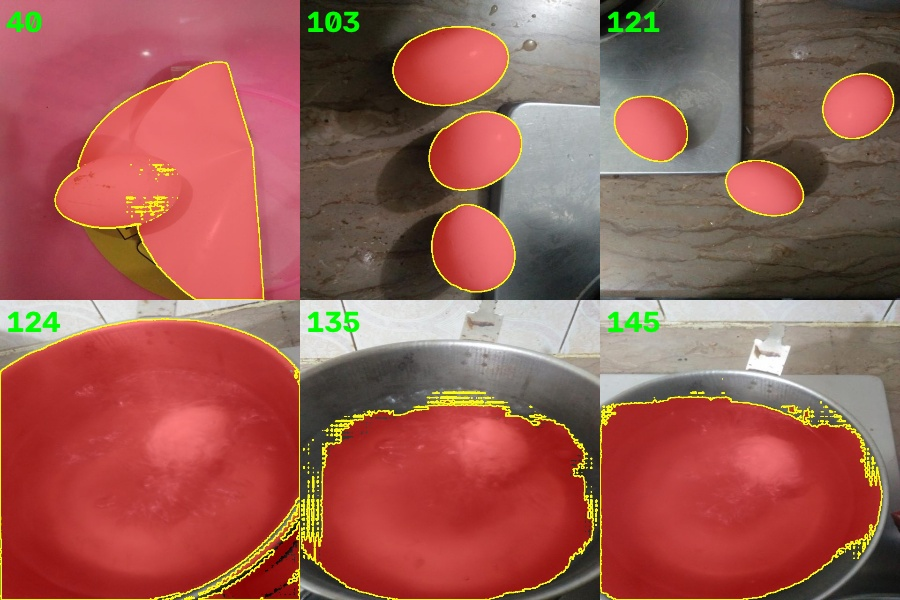
#> input picture report/img/task1_examples.jpg, 900 x 600 px, given as the content of the folder data/egg_v1, which was not available
$ python segment.py
#> lines starting #> are read from the running program, lines starting #| are printed output that depends on the picture; after the words box and inside, x2 and y2 are one past the last pixel; in counts of white or black regions, pixels touching at a corner belong together; pictures that were not available may be replaced by others from this repository, and a replacement may not be noted
"""
Task 2 - Classical (non-deep-learning) egg segmentation.  [v2]

Why v2: v1 thresholded a "whiteness" map, but the egg is often NOT the
brightest thing (white bags, sinks, sparkly ash are brighter), so it missed
eggs entirely. v2 extracts the foreground OBJECT with GrabCut seeded from the
image border (brightness-independent), then keeps only EGG-SHAPED components
(convex / elliptical / right size). A whiteness pass is added as a second
candidate source for low-contrast cases, and duplicates are merged by IoU.

The experiment log that led here is in task2_classical/experiments.md.

Run:
  python task2_classical/segment.py --data data/egg_v1 --out outputs/task2
  (add --fast to skip the whiteness augmentation / speed up)
Outputs per image:  binary/<stem>.png, instance/<stem>.png, overlay/<stem>.jpg
"""
import argparse, glob, os
import numpy as np
import cv2
from scipy.ndimage import binary_fill_holes

P = dict(amin=500, amax_frac=0.80,
         solidity=0.85, ellfit=0.72, aspect=0.38,
         open_k=7, gc_iter=5, inset=0.06, augment=True)

def whiteness(bgr):
    hsv = cv2.cvtColor(bgr, cv2.COLOR_BGR2HSV).astype(np.float32)
    return (hsv[:, :, 2] / 255.0 * (1 - hsv[:, :, 1] / 255.0) * 255).astype(np.uint8)

def ccs(mask, amin):
    mask = mask.astype(np.uint8)
    n, lab, _, _ = cv2.connectedComponentsWithStats(mask, 8)
    return [binary_fill_holes(lab == i) for i in range(1, n) if (lab == i).sum() >= amin]

def grabcut_border(bgr, inset, iters):
    H, W = bgr.shape[:2]
    m = np.zeros((H, W), np.uint8)
    bg, fg = np.zeros((1, 65), np.float64), np.zeros((1, 65), np.float64)
    rect = (int(inset * W), int(inset * H), int((1 - 2 * inset) * W), int((1 - 2 * inset) * H))
    try:
        cv2.grabCut(bgr, m, rect, bg, fg, iters, cv2.GC_INIT_WITH_RECT)
    except Exception:
        return np.zeros((H, W), bool)
    return (m == 1) | (m == 3)

def egg_metrics(blob):
    cnts, _ = cv2.findContours(blob.astype(np.uint8), cv2.RETR_EXTERNAL, cv2.CHAIN_APPROX_SIMPLE)
    cnt = max(cnts, key=cv2.contourArea)
    area = cv2.contourArea(cnt)
    hull = cv2.contourArea(cv2.convexHull(cnt))
    sol = area / hull if hull > 0 else 0.0
    ell = asp = 0.0
    if len(cnt) >= 5:
        (_, _), (MA, ma), _ = cv2.fitEllipse(cnt)
        e = np.pi * MA * ma / 4
        ell = min(area, e) / max(area, e) if e > 0 else 0.0
        asp = min(MA, ma) / max(MA, ma) if max(MA, ma) > 0 else 0.0
    return area, sol, ell, asp

def segment(bgr, p=P):
    H, W = bgr.shape[:2]
    K = cv2.getStructuringElement(cv2.MORPH_ELLIPSE, (p["open_k"],) * 2)

    cand = []
    fg = grabcut_border(bgr, p["inset"], p["gc_iter"])
    fg = cv2.morphologyEx(fg.astype(np.uint8), cv2.MORPH_OPEN, K)
    cand += ccs(fg * 255, p["amin"])
    if p["augment"]:
        w = whiteness(bgr)
        for pct in (78, 90):
            th = (w >= np.percentile(w, pct)).astype(np.uint8) * 255
            th = cv2.morphologyEx(th, cv2.MORPH_OPEN, K)
            cand += ccs(th, p["amin"])

    amax = p["amax_frac"] * H * W
    scored = []
    for c in cand:
        a, sol, ell, asp = egg_metrics(c)
        passes = (p["amin"] <= a <= amax and sol >= p["solidity"]
                  and ell >= p["ellfit"] and asp >= p["aspect"])
        scored.append((sol * ell * np.sqrt(a), passes, c))
    scored.sort(key=lambda x: -x[0])

    kept = []
    for score, passes, c in scored:
        if not passes:
            continue
        if any((c & k).sum() > 0.5 * min(c.sum(), k.sum()) for k in kept):  # NMS
            continue
        kept.append(c)
    if not kept and scored:              # fallback: best single blob
        kept = [scored[0][2]]

    inst = np.zeros((H, W), np.uint16)
    for i, c in enumerate(sorted(kept, key=lambda b: -b.sum()), 1):
        inst[c & (inst == 0)] = i
    return inst

def save_overlay(bgr, inst, path):
    out = bgr.copy()
    for lab in range(1, int(inst.max()) + 1):
        cnts, _ = cv2.findContours((inst == lab).astype(np.uint8),
                                   cv2.RETR_EXTERNAL, cv2.CHAIN_APPROX_SIMPLE)
        cv2.drawContours(out, cnts, -1, (0, 255, 0), 2)
    cv2.imwrite(path, out)

def main():
    ap = argparse.ArgumentParser()
    ap.add_argument("--data", default="data/egg_v1")
    ap.add_argument("--out", default="outputs/task2")
    ap.add_argument("--fast", action="store_true", help="skip whiteness augmentation")
    args = ap.parse_args()
    if args.fast:
        P["augment"] = False

    files = []
    for e in ("*.jpg", "*.jpeg", "*.png"):
        files += glob.glob(os.path.join(args.data, "**", e), recursive=True)
    files = sorted(set(files))
    for sub in ("binary", "instance", "overlay"):
        os.makedirs(os.path.join(args.out, sub), exist_ok=True)

    for i, f in enumerate(files, 1):
        stem = os.path.splitext(os.path.basename(f))[0]
        bgr = cv2.imread(f)
#> bgr is the input picture: shape (600, 900, 3); mean B, G, R 83.3, 91.7, 155.3
        inst = segment(bgr)
#> in segment, `fg = grabcut_border(bgr, p["inset"], p["gc_iter"])`:
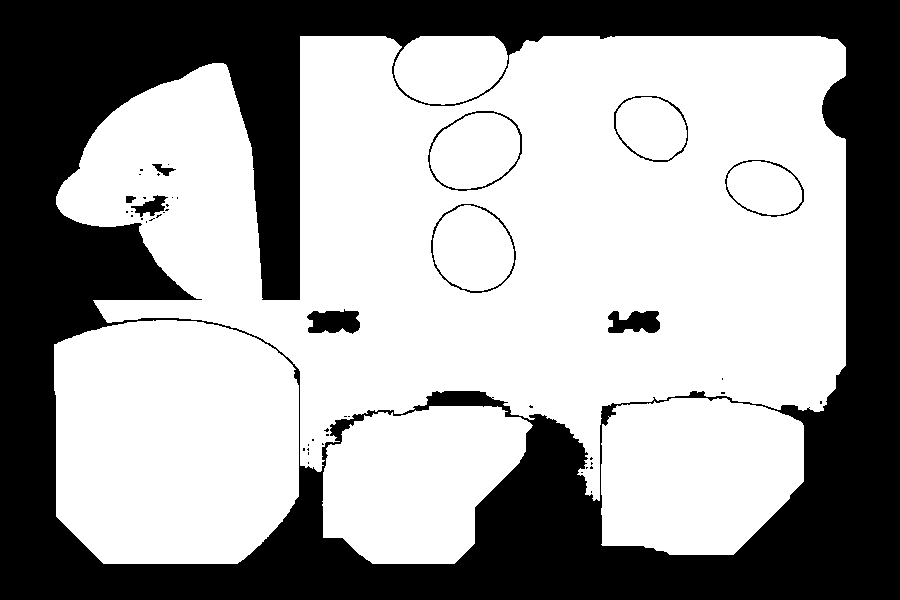
#> fg: shape (600, 900) bool; 63.1% white; 48 black regions (38 under 20 px), largest, box (x1, y1, x2, y2) and area: (0, 0, 900, 600) 194971, (307, 309, 360, 334) 1001, (608, 311, 660, 333) 873
#> in segment, `fg = cv2.morphologyEx(fg.astype(np.uint8), cv2.MORPH_OPEN, K)`: fg: shape (600, 900); values 0 (black) and 1 (white), 62.9% white; 14 black regions (6 under 20 px), largest, box (x1, y1, x2, y2) and area: (0, 0, 900, 600) 196340, (307, 309, 360, 334) 1022, (608, 311, 660, 333) 896
#> in ccs, `n, lab, _, _ = cv2.connectedComponentsWithStats(mask, 8)`:
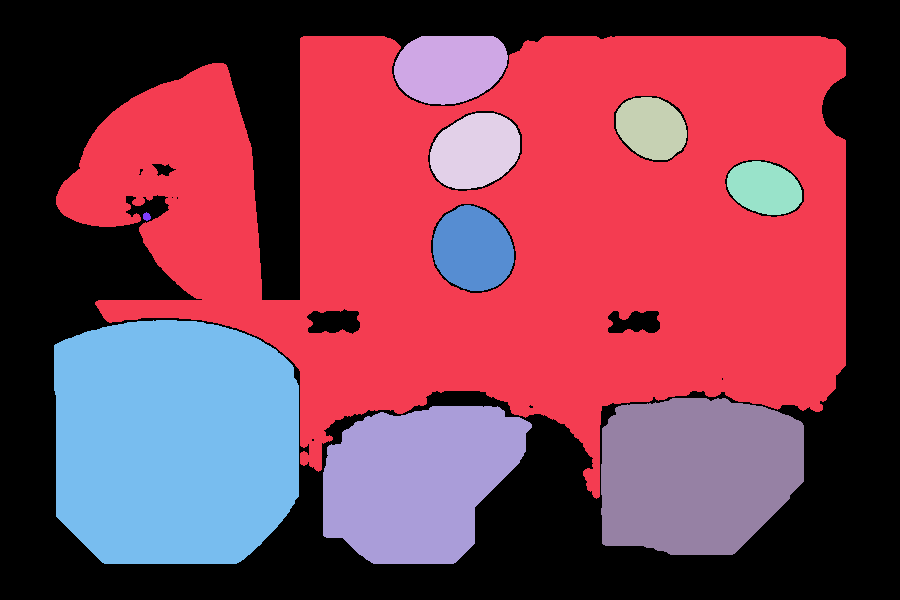
#> lab: shape (600, 900) int32; 11 distinct labels, from 0 to 10; one colour per label, 0 black
#> in ccs, `n, lab, _, _ = cv2.connectedComponentsWithStats(mask, 8)`: n = 11
#> in segment, `cand += ccs(fg * 255, p["amin"])`: cand = 9 items
#> the loop in segment, `for pct in (78, 90):` made 2 passes
#> n in ccs on passes 1 to 2: 26, 10
#> pass 1, in ccs (call 2), `n, lab, _, _ = cv2.connectedComponentsWithStats(mask, 8)`:
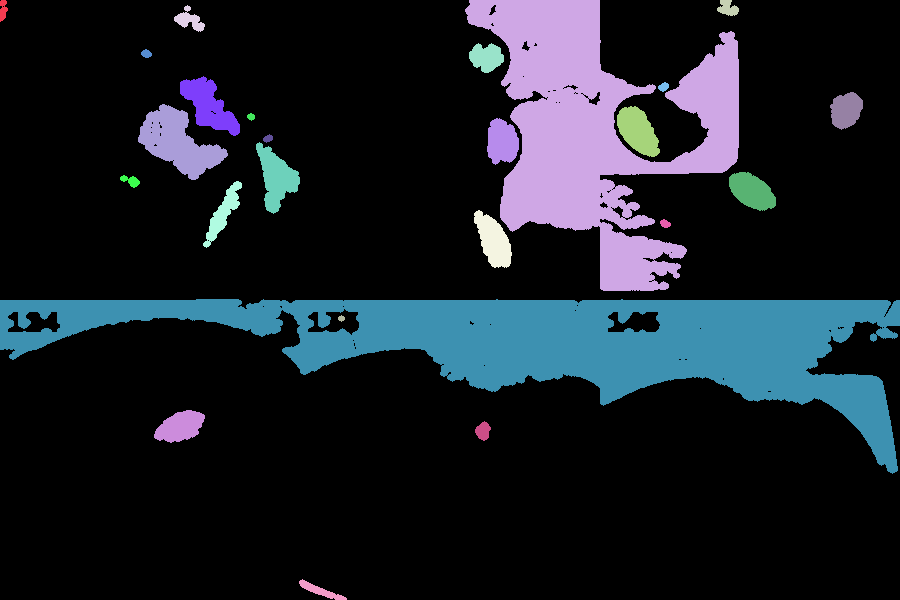
#> lab: shape (600, 900) int32; 26 distinct labels, from 0 to 25; one colour per label, 0 black
#> after the loop in segment, `for pct in (78, 90):`:
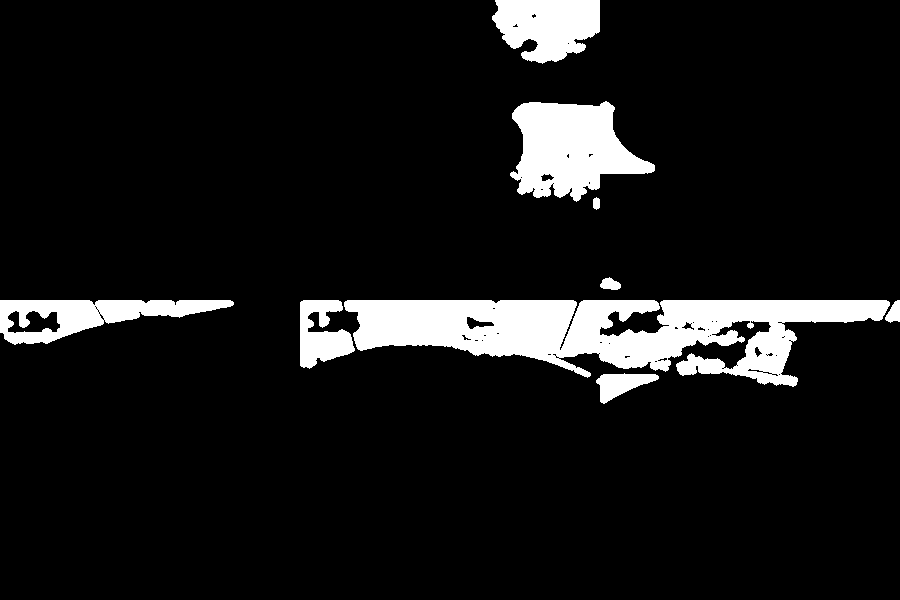
#> th: shape (600, 900); 9.1% white; 9 white regions, largest, box (x1, y1, x2, y2) and area: (344, 300, 890, 387) 25828, (510, 101, 655, 202) 9121, (492, 0, 600, 64) 5114
#> in segment, `amax = p["amax_frac"] * H * W`: amax = 432000
#> the loop in segment, `for c in cand:` made 28 passes
#> (area in egg_metrics, hull in egg_metrics, sol, ell, asp, MA in egg_metrics, ma in egg_metrics, e in egg_metrics) on passes 1 to 11: (229986, 303130, 0.759, 0.854, 0.501, 414.2, 827.5, 269183.1), (6221, 6276.5, 0.991, 0.925, 0.665, 75.5, 113.5, 6728.6), (3363.5, 3406, 0.988, 0.992, 0.787, 58.3, 74.03, 3389.6), (5182.5, 5237.5, 0.989, 0.998, 0.739, 69.9, 94.56, 5191.3), (3000.5, 3044, 0.986, 1, 0.648, 49.74, 76.79, 3000.2), (5252.5, 5315.5, 0.988, 0.998, 0.883, 76.78, 86.97, 5244.1), (53221.5, 53502.5, 0.995, 0.873, 0.85, 256.9, 302.3, 60991.5), (26903, 27377.5, 0.983, 0.872, 0.644, 159.1, 246.9, 30846.2), (24533, 25976.5, 0.944, 0.862, 0.665, 155.2, 233.5, 28464), (35714, 62804, 0.569, 0.685, 0.864, 239.5, 277.3, 52174.1), (680, 757, 0.898, 0.963, 0.806, 26.92, 33.4, 706.2)
#> after the loop in segment, `for c in cand:`: scored = 28 items
#> the loop in segment, `for score, passes, c in scored:` made 28 passes
#> (score, passes) on passes 1 to 12: (310.9, False), (200.3, True), (140.6, True), (127.5, True), (93.02, False), (73.56, False), (72.28, True), (71.5, True), (71.11, True), (60.32, False), (56.83, True), (54.28, False)
#> after the loop in segment, `for score, passes, c in scored:`: kept = 9 items
#> in segment, `inst = np.zeros((H, W), np.uint16)`: inst: shape (600, 900) uint16; every value is 0
#> the loop in segment, `for i, c in enumerate(sorted(kept, key=lambda b: -b.sum()), 1):` made 9 passes
#> after the loop in segment, `for i, c in enumerate(sorted(kept, key=lambda b: -b.sum()), 1):`:
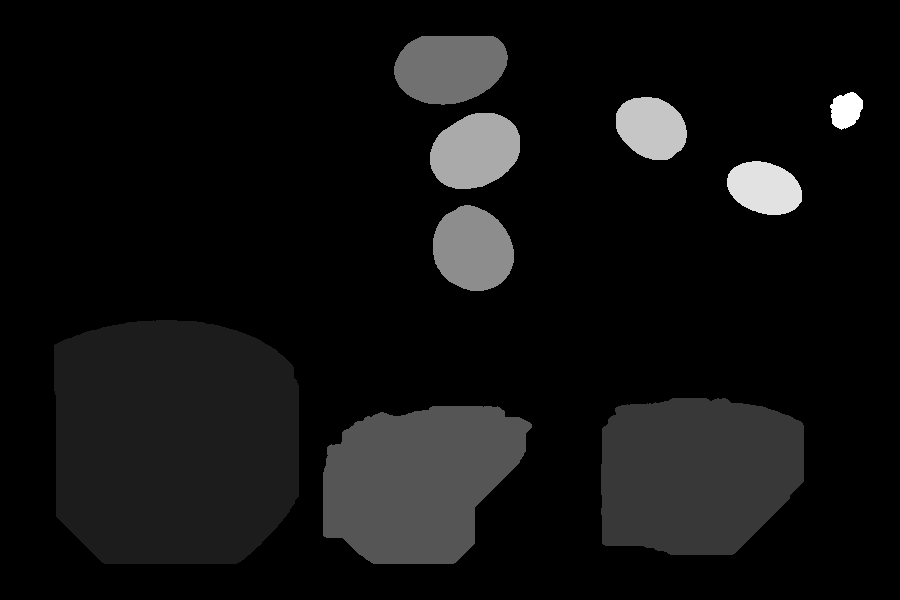
#> inst: shape (600, 900) uint16; min 0, max 9, mean 0.599; drawn with min black and max white
        cv2.imwrite(os.path.join(args.out, "binary", stem + ".png"),
                    (inst > 0).astype(np.uint8) * 255)
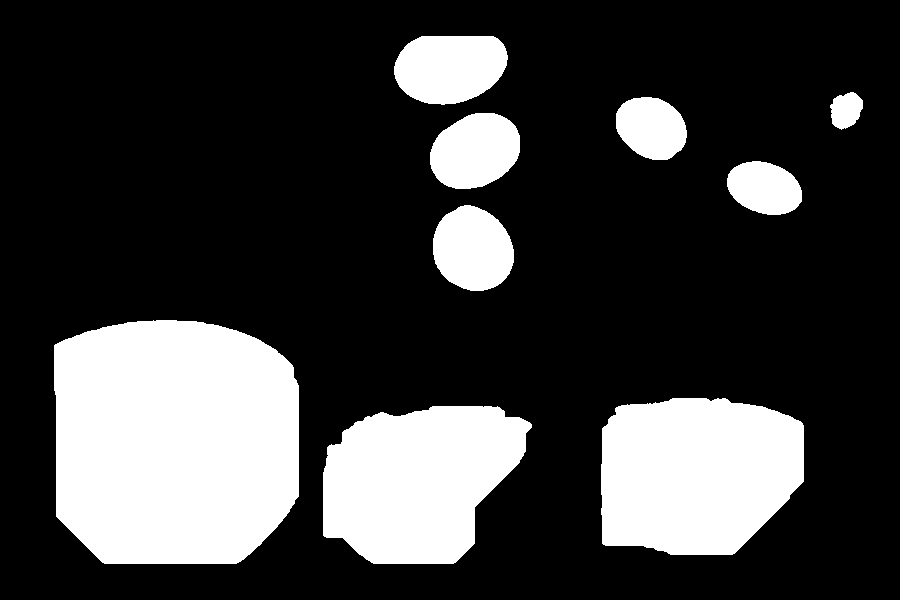
#> saved as task1_examples.png: shape (600, 900); 24.1% white; 9 white regions, largest, box (x1, y1, x2, y2) and area: (54, 320, 299, 564) 53619, (601, 398, 804, 555) 27198, (323, 406, 532, 564) 24824
        cv2.imwrite(os.path.join(args.out, "instance", stem + ".png"), inst.astype(np.uint8))
        save_overlay(bgr, inst, os.path.join(args.out, "overlay", stem + ".jpg"))
#> after the loop in save_overlay, `for lab in range(1, int(inst.max()) + 1):`:
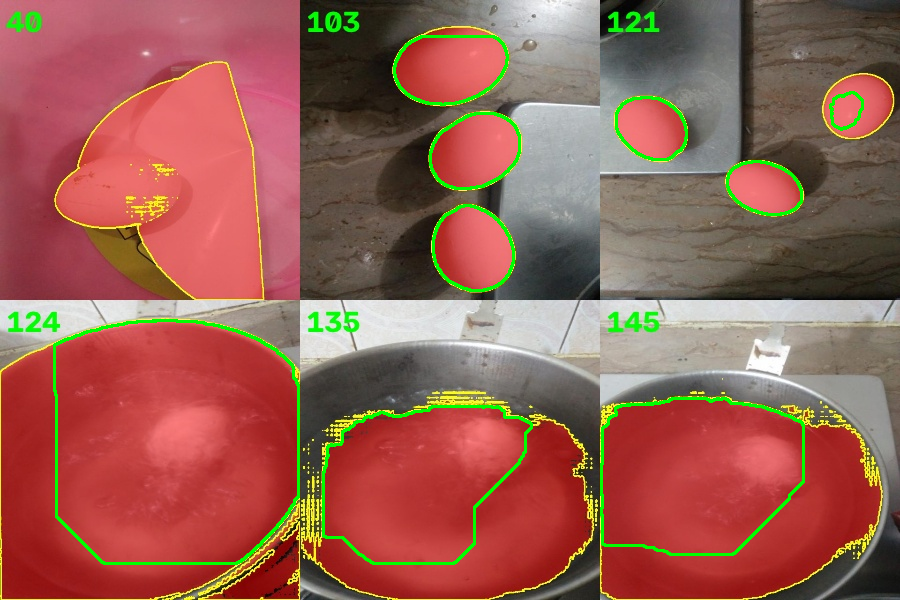
#> out: shape (600, 900, 3); 2.12% of pixels changed, all inside (x1, y1, x2, y2) = (53, 35, 864, 565)
        if i % 10 == 0 or i == len(files):
            print(f"[{i:3d}/{len(files)}] {stem[:36]:36s} eggs={int(inst.max())}")
#| [  1/1] task1_examples                       eggs=9
    print(f"[done] wrote predictions to {args.out}")

if __name__ == "__main__":
    main()
